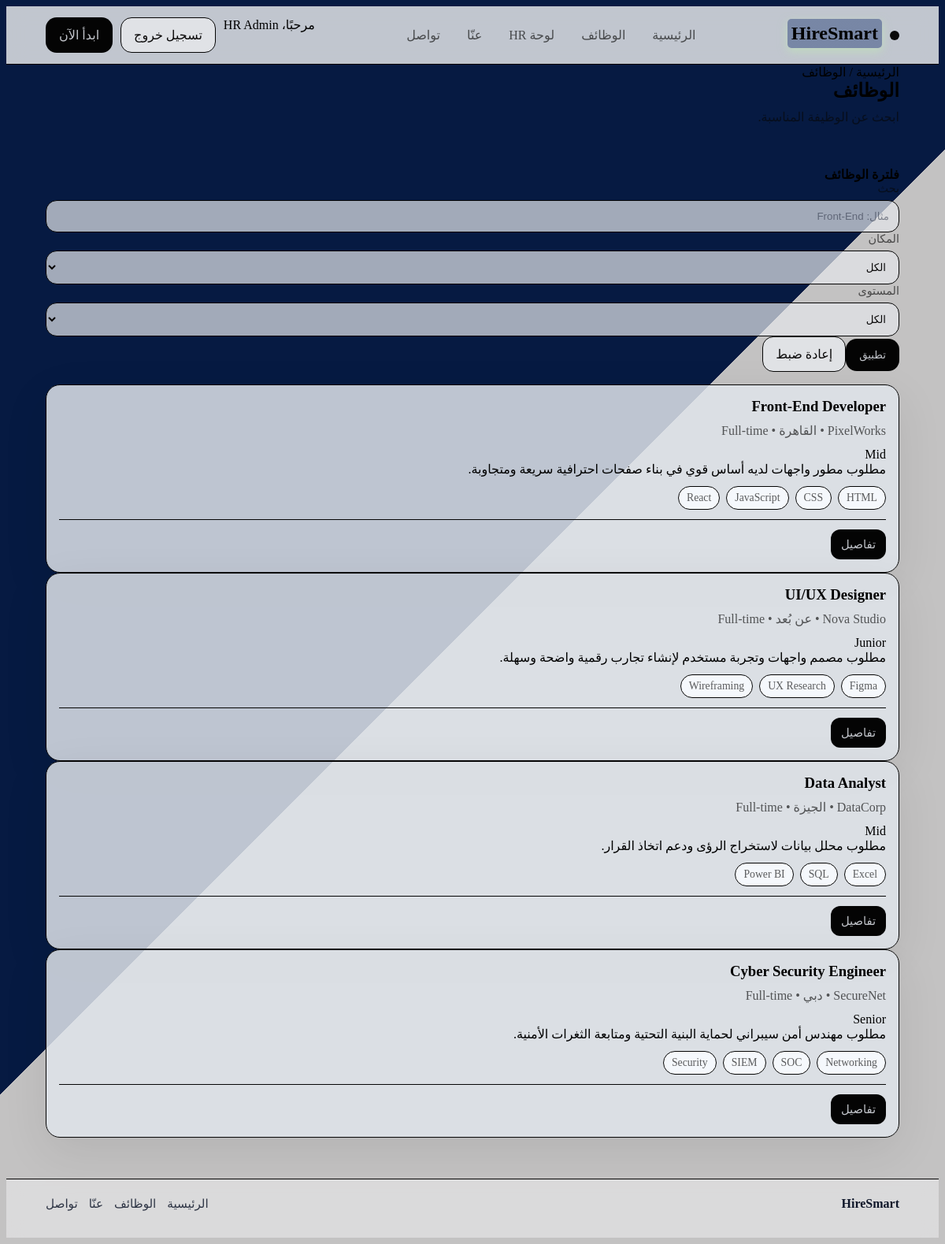
/jobs.php (signed in), run on the app's committed database.
### tables this page shows
CREATE TABLE jobs (
    id INT AUTO_INCREMENT PRIMARY KEY,
    title VARCHAR(150) NOT NULL,
    company VARCHAR(150) NOT NULL,
    location VARCHAR(100) NOT NULL,
    level VARCHAR(50) NOT NULL,
    employment_type VARCHAR(50) NOT NULL DEFAULT 'Full-time',
    salary VARCHAR(100) DEFAULT NULL,
    description TEXT NOT NULL,
    responsibilities TEXT NOT NULL,
    requirements TEXT NOT NULL,
    skills TEXT NOT NULL,
    is_active TINYINT(1) NOT NULL DEFAULT 1,
    created_at TIMESTAMP DEFAULT CURRENT_TIMESTAMP
);

### includes/auth.php (called while the page is built, shortened)
<?php
if (!function_exists('e')) {
    function e($value): string {
        return htmlspecialchars((string)$value, ENT_QUOTES, 'UTF-8');
    }
}
?>

### jobs.php (the view, shortened to what this page needs)
<?php
require_once 'config/db.php';
$q = trim($_GET['q'] ?? '');
$sql = "SELECT * FROM jobs WHERE is_active = 1";
$params = [];
$sql .= " ORDER BY created_at DESC";
$stmt = $pdo->prepare($sql);
$stmt->execute($params);
$jobs = $stmt->fetchAll();
include 'includes/header.php';
?>
<section class="pagehead"><div class="container"><div class="breadcrumb">الرئيسية / الوظائف</div><h1>الوظائف</h1><p class="muted">ابحث عن الوظيفة المناسبة.</p></div></section>
<section class="section">
  <div class="container">
    <form class="banner" method="GET">
      <div><strong>فلترة الوظائف</strong></div>
      <div class="filters">
        <label class="field"><span>بحث</span><input type="search" name="q" value="<?= e($q) ?>" placeholder="مثال: Front-End"></label>
        <label class="field"><span>المكان</span><select name="location">
          <option value="">الكل</option>
        </select></label>
        <label class="field"><span>المستوى</span><select name="level">
          <option value="">الكل</option>
        </select></label>
        <div class="actions-inline"><button class="btn btn--primary" type="submit">تطبيق</button><a class="btn btn--ghost" href="jobs.php">إعادة ضبط</a></div>
      </div>
    </form>
    <div class="jobs" style="margin-top:16px;">
      <?php foreach ($jobs as $job): ?>
      <article class="card">
        <div class="job__top">
          <div><h3><?= e($job['title']) ?></h3><p class="muted"><?= e($job['company']) ?> • <?= e($job['location']) ?> • <?= e($job['employment_type']) ?></p></div>
          <span class="chip"><?= e($job['level']) ?></span>
        </div>
        <p><?= e($job['description']) ?></p>
        <div class="tags"><?php foreach (explode(',', $job['skills']) as $skill): ?><span class="tag"><?= e(trim($skill)) ?></span><?php endforeach; ?></div>
        <div class="divider"></div>
        <a class="btn btn--primary btn--sm" href="job-details.php?id=<?= (int)$job['id'] ?>">تفاصيل</a>
      </article>
      <?php endforeach; ?>
    </div>
  </div>
</section>
<?php include 'includes/footer.php'; ?>

### assets/css/styles.css (style rules this page uses)
:root { --bg: #7c9ad6; --card: rgb(0, 0, 0); --text: rgb(10, 9, 9); --muted: rgba(8, 8, 8, 0.65); --line: rgb(5, 5, 5); --primary: #040404; --primary2:#003cb3fb; --shadow: 0 18px 60px rgba(0,0,0,.08); --radius: 18px; --radius2: 26px; --max: 1120px; --font: system-ui, -apple-system, "Segoe UI", Tahoma, Arial, sans-serif; }
* { box-sizing:border-box }
.html,body { height:100% }
a { color:inherit; text-decoration:none }
h1,h2,h3 { margin:0 0 10px }
p { margin:0 0 12px }
.muted { color:var(--muted) }
.container { max-width: var(--max); margin:auto; padding: 0 18px }
.btn { display:inline-flex; align-items:center; justify-content:center; gap:10px; padding:12px 16px; border-radius:14px; border:1px solid var(--line); background: rgba(244, 245, 248, 0.85); color: var(--text); cursor:pointer; transition:.2s ease; }
.btn--primary { background: var(--primary); color:rgba(228, 232, 238, 0.85); border-color:transparent; }
.btn--ghost { background:rgba(230, 232, 236, 0.85); }
.btn--sm { padding:9px 12px; border-radius:12px; font-size:.92rem; }
.card { background: rgba(224, 228, 234, 0.85); border:1px solid var(--line); border-radius: var(--radius); box-shadow: var(--shadow); padding:16px; }
.divider { height:1px; background: var(--line); margin:12px 0; }
.tags { display:flex; gap:8px; flex-wrap:wrap }
.tag { padding:6px 10px; border-radius:999px; border:1px solid var(--line); background:rgba(250, 252, 255, 0.85); color: var(--muted); font-size:.86rem; }
.field { display:flex; flex-direction:column; gap:6px; min-width:180px; }
.field span { color: var(--muted); font-size:.9rem; }
input, select { padding:12px; border-radius:14px; border:1px solid var(--line); background:rgba(227, 230, 234, 0.711); color: var(--text); }
input::placeholder { color: rgba(15,23,42,.45); }
.section { padding:42px 0 }
body { flex-basis: auto; background: linear-gradient(135deg, #082052 50%, #f3f2f2 50%); background-size: cover; background-position: center; background-repeat: no-repeat; background-attachment: fixed; }
body::before { content: ""; position: fixed; inset: 0; background: rgba(0,0,0,0.20); z-index: -1; }

### data on the page
jobs: title "Front-End Developer", location "القاهرة", employment_type "Full-time", level "Mid", description "مطلوب مطور واجهات لديه أساس قوي في بناء صفحات احترافية سريعة ومتجاوبة.", skills "HTML", skills "CSS", skills "JavaScript", skills "React"
jobs: title "UI/UX Designer", location "عن بُعد", employment_type "Full-time", level "Junior", description "مطلوب مصمم واجهات وتجربة مستخدم لإنشاء تجارب رقمية واضحة وسهلة.", skills "Figma", skills "UX Research", skills "Wireframing"
jobs: title "Data Analyst", location "الجيزة", employment_type "Full-time", level "Mid", description "مطلوب محلل بيانات لاستخراج الرؤى ودعم اتخاذ القرار.", skills "Excel", skills "SQL", skills "Power BI"
jobs: title "Cyber Security Engineer", location "دبي", employment_type "Full-time", level "Senior", description "مطلوب مهندس أمن سيبراني لحماية البنية التحتية ومتابعة الثغرات الأمنية.", skills "Networking", skills "SOC", skills "SIEM", skills "Security"

### other printed values
$_SESSION['user']['name'] "HR Admin"
